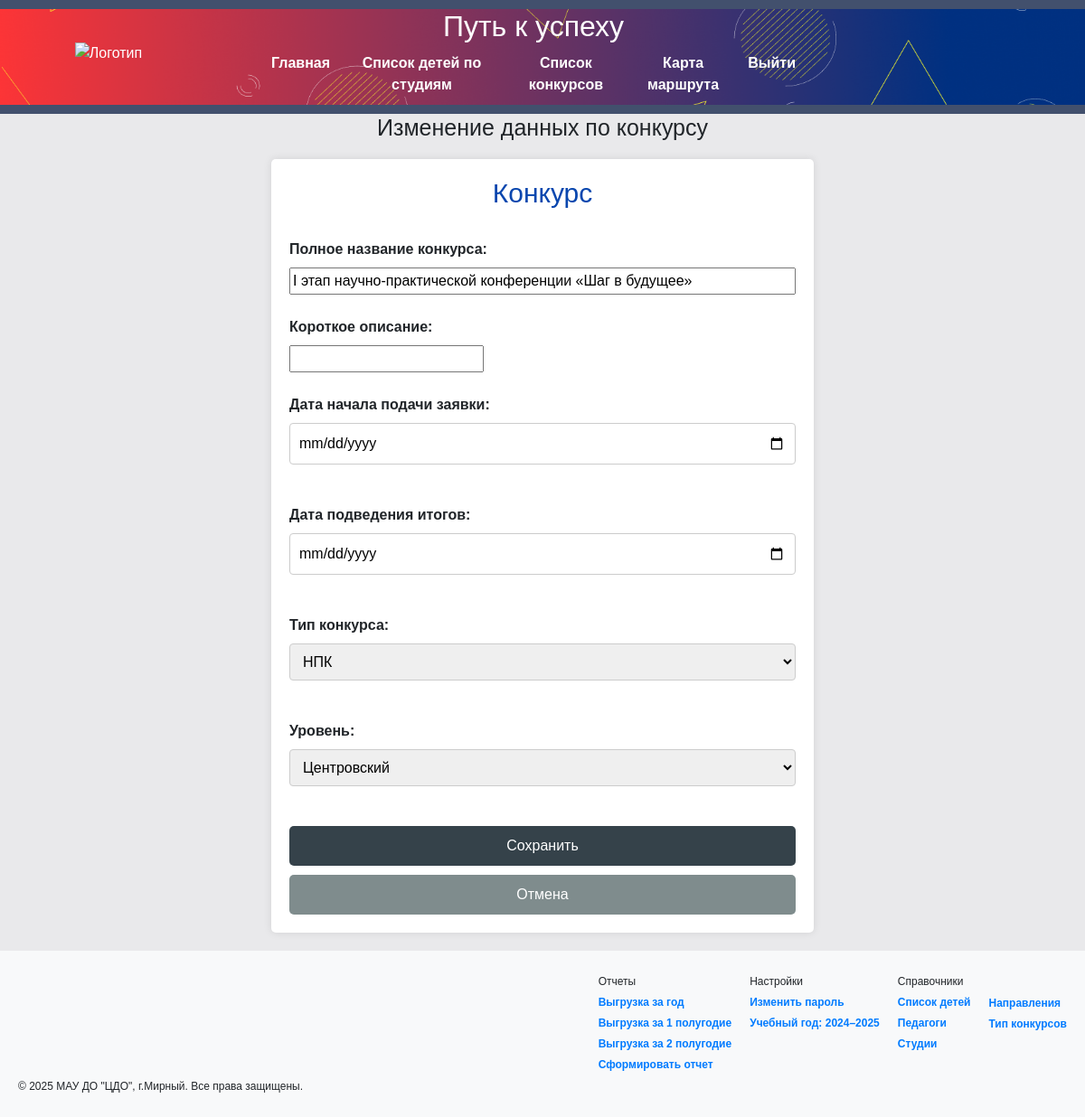
Screenshot of /edit_event_inevent/6 (signed in) with the database file from the repository.
### tables this page shows
CREATE TABLE events_table (
        id INTEGER PRIMARY KEY AUTOINCREMENT,
        name TEXT NOT NULL,
        opisanie TEXT,
        srok_podachi_date DATE,
        result_date DATE,
        level TEXT,
        type_event_id INTEGER,
        FOREIGN KEY (type_event_id) REFERENCES event_type(id)
    );

CREATE TABLE event_type (
        id INTEGER PRIMARY KEY AUTOINCREMENT,
        name TEXT NOT NULL UNIQUE
    );

### flask_app.py (the view)
@app.route('/edit_event_inevent/<int:id_event>', methods=['GET', 'POST'])
def edit_event_inevent(id_event):
    ev = get_events_by_id(id_event)
    event_types = get_event_types()
    if request.method == 'POST':
        edit_in_events(request, id_event)
        return redirect(url_for('events'))
    else:
        return render_template('edit_event_in_event.html', event=ev, levels=levels, event_types=event_types)

### flask_app.py (called while the page is built)
@app.before_request
def before_request():
    if 'username' not in session and request.endpoint not in ['login', 'static']:
        return redirect(url_for('login'))
    if 'username' in session and request.endpoint not in ['login', 'static']:
        username = session['username']
        year_1, year_2 = get_user_year_settings(username)
        session['year_1'] = year_1
        session['year_2'] = year_2
        session.modified = True

### sql_utils/crud_db.py (called while the page is built)
def get_user_year_settings(username):
    try:
        conn = get_db_connection()
        cursor = conn.cursor()
        cursor.execute("""
             SELECT year_1, year_2 FROM user_settings
             WHERE user=?
             ORDER BY id DESC
             LIMIT 1
         """, (username,))
        result = cursor.fetchone()
        if result:
            return result[0], result[1]
        return 2024, 2025  # значения по умолчанию
    except Exception as e:
        flash(f'Ошибка получения настроек пользователя: {e}', 'error')
        return 2024, 2025
    finally:
        conn.close()

### sql_utils/db_helpers.py (called while the page is built)
def get_db_connection():
    conn = sqlite3.connect('date_source.db')
    conn.row_factory = sqlite3.Row
    return conn

def dict_from_row(row):
    result = {}
    for key in row.keys():
        value = row[key]
        result[key] = value if value is not None and row[key] != 'None' else ''
    return result

### sql_utils/event_db.py (called while the page is built)
def get_events_by_id(event_id):
    conn = get_db_connection()
    cursor = conn.cursor()
    cursor.execute("SELECT * FROM events_table WHERE id = ?", (event_id,))
    event = cursor.fetchone()
    conn.close()
    if event:
        return dict_from_row(event)
    return None

def get_event_types():
    conn = get_db_connection()
    conn.row_factory = sqlite3.Row
    cursor = conn.cursor()
    cursor.execute("SELECT * FROM event_type")
    types = cursor.fetchall()
    conn.close()
    return [dict_from_row(row) for row in types]

### templates/edit_event_in_event.html (shortened to what this page needs)
{% extends 'base.html' %}
{% block content %}
    <h3 style="text-align: center; font-size: 25px">Изменение данных по конкурсу</h3>
    <form class="form" method="POST">
        <h2>Конкурс</h2>
        <br>
        <label name="name">Полное название конкурса:</label>
        <input type="string" id="name" name="name" value="{{ event['name'] }}" required style="width: 100%;">
        <br><br>
        <label for="opisanie">Короткое описание:</label>
        <input type="string" id="opisanie" name="opisanie" value="{{ event['opisanie'] }}" required>
        <br><br>
        <label for="srok_podachi_date">Дата начала подачи заявки:</label>
        <input type="date" id="srok_podachi_date" name="srok_podachi_date" value="{{ event['srok_podachi_date'] }}">
        <br><br>
        <label for="result_date">Дата подведения итогов:</label>
        <input type="date" id="result_date" name="result_date" value="{{ event['result_date'] }}">
        <br><br>
        <label for="type_event_id">Тип конкурса:</label>
        <select id="type_event_id" name="type_event_id" required>
            {% for et in event_types %}
                <option value="{{ et.id }}" {% if et.id == event['type_event_id'] %}selected{% endif %}>
                    {{ et.name }}
                </option>
            {% endfor %}
        </select>
        <br><br>
        <label for="level">Уровень:</label>
        <select id="level" name="level" required>
            {% for level in levels %}
                <option value="{{ level }}" {% if level == event['level'] %}selected{% endif %}>
                    {{ level }}
                </option>
            {% endfor %}
        </select>
        <br><br>
        <input type="submit" value="Сохранить">
        <button type="button" class="cancel-button" onclick="history.back();">Отмена</button>
        <br>
    </form>
{% endblock %}

### static/styles.css (style rules this page uses)
html, body { margin: 0; }
body { font-family: Arial, sans-serif; margin: 0; padding: 0; background-color: #E9E9EB; width: 100%; box-sizing: border-box; }
h2 { text-align: center; color: #0846AE; font-size: 30px; }
form { background: #ffffff; border-radius: 5px; padding: 20px; box-shadow: 0 0 10px rgba(0, 0, 0, 0.1); max-width: 600px; margin: 20px auto; }
label { display: block; margin-bottom: 8px; font-weight: bold; }
select, input[type="date"], input[type="text"], input[type="file"] { width: 100%; padding: 10px; margin-bottom: 20px; border: 1px solid #ccc; border-radius: 4px; box-sizing: border-box; }
input[type="submit"] { background: #35424a; color: #ffffff; border: none; padding: 10px; border-radius: 5px; cursor: pointer; transition: background 0.3s; width: 100%; }
button.cancel-button { background: #7f8c8d; color: #ffffff; border: none; padding: 10px; border-radius: 5px; cursor: pointer; transition: background 0.3s; width: 100%; margin-top: 10px; }

### rows the page displays
events_table: name "I этап научно-практической конференции «Шаг в будущее»", type_event_id "НПК", level "Центровский"

### other values shown
{{ session.year_1 }} "2024"
{{ session.year_2 }} "2025"
